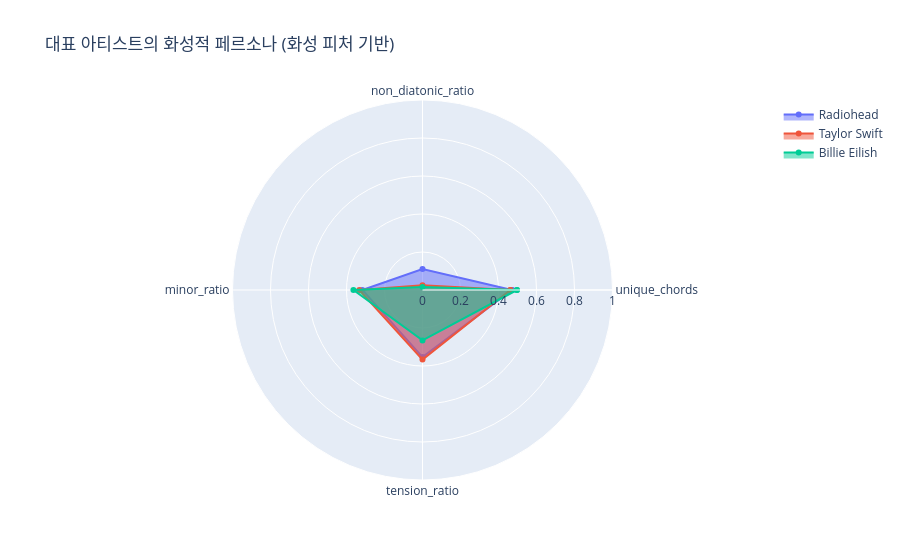

The cell this chart's notebook holds for it:
### Markdown cell above
### STEP 3. 아티스트 화성적 정체성 분석 (Q3의 답)
**아티스트 페르소나 레이더 차트**: 대표 아티스트들의 세부 지표를 레이더 차트로 비교하여 이들이 갖는 고유한 화성적 정체성을 드러냅니다.

### Code cell
# 7. 대표 아티스트 페르소나 레이더 차트 (Plotly)
target_artists = ['Radiohead', 'Taylor Swift', 'Billie Eilish']
radar_features = clustering_features

df_artist_avg = df_cluster.groupby('artist_base')[radar_features].mean()

available_artists = [a for a in target_artists if a in df_artist_avg.index]

fig = go.Figure()

for artist in available_artists:
    values = df_artist_avg.loc[artist].tolist()
    values.append(values[0])
    categories = [f.replace('feat_', '') for f in radar_features]
    categories.append(categories[0])

    fig.add_trace(go.Scatterpolar(
        r=values,
        theta=categories,
        fill='toself',
        name=artist
    ))

fig.update_layout(
    polar=dict(
        radialaxis=dict(
            visible=True,
            range=[0, 1]
        )),
    showlegend=True,
    title="대표 아티스트의 화성적 페르소나 (화성 피처 기반)"
)
fig.show()

### Figure 1 — Plotly figure (JSON) as saved in the notebook; plotly's stock layout.template omitted (floating-point values rounded to 4 significant figures)
{"data": [{"fill": "toself", "name": "Radiohead", "r": [0.4712, 0.1103, 0.3167, 0.3532, 0.4712], "theta": ["unique_chords", "non_diatonic_ratio", "minor_ratio", "tension_ratio", "unique_chords"], "type": "scatterpolar"}, {"fill": "toself", "name": "Taylor Swift", "r": [0.4624, 0.025, 0.3324, 0.3661, 0.4624], "theta": ["unique_chords", "non_diatonic_ratio", "minor_ratio", "tension_ratio", "unique_chords"], "type": "scatterpolar"}, {"fill": "toself", "name": "Billie Eilish", "r": [0.4971, 0.01515, 0.3636, 0.2652, 0.4971], "theta": ["unique_chords", "non_diatonic_ratio", "minor_ratio", "tension_ratio", "unique_chords"], "type": "scatterpolar"}], "layout": {"polar": {"radialaxis": {"range": [0, 1], "visible": true}}, "showlegend": true, "title": {"text": "대표 아티스트의 화성적 페르소나 (화성 피처 기반)"}}}
